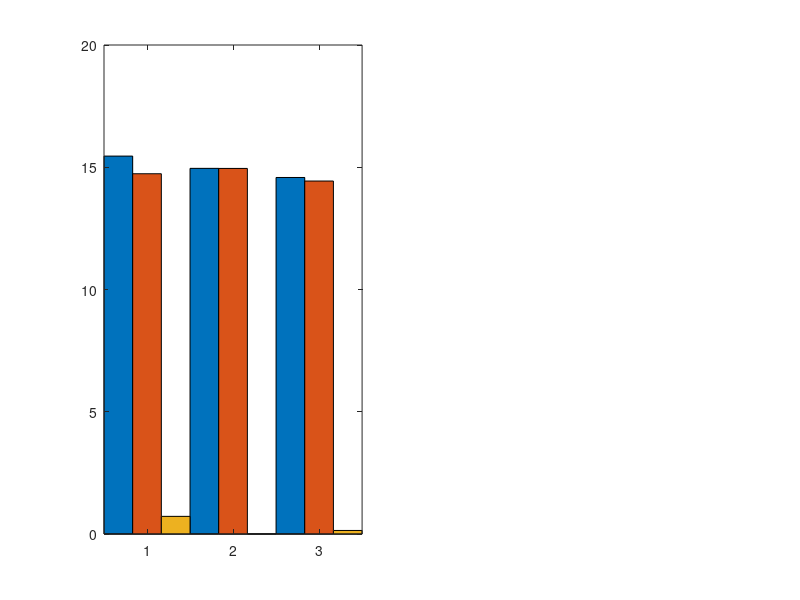

Write MATLAB code to recreate this figure. (Note: this script raises an error after producing the figure.)
clc;clear;close all;
x = 1:3;
load("ReDate_OFDM_500.mat"); ReDate_500 = MEA_nmse; load("ReDate_OFDM_560.mat"); ReDate_560 = MEA_nmse; load("ReDate_OFDM_600.mat"); ReDate_600 = MEA_nmse;
load("MeDate_OFDM_500.mat"); MeDate_500 = MEA_nmse; load("MeDate_OFDM_560.mat"); MeDate_560 = MEA_nmse; load("MeDate_OFDM_600.mat"); MeDate_600 = MEA_nmse;

load("ReDate_FBMC_500.mat"); ReDate_FBMC_500 = Men; load("ReDate_FBMC_560.mat"); ReDate_FBMC_560 = Men; load("ReDate_FBMC_600.mat"); ReDate_FBMC_600 = Men;
load("MeDate_FBMC_500.mat"); MeDate_FBMC_500 = Men; load("MeDate_FBMC_560.mat"); MeDate_FBMC_560 = Men; load("MeDate_FBMC_600.mat"); MeDate_FBMC_600 = Men;

err_500 = abs(ReDate_500-MeDate_500); err_560 = abs(ReDate_560-MeDate_560); err_600 = abs(ReDate_600-MeDate_600);
err_FBMC_500 = abs(ReDate_FBMC_500-MeDate_FBMC_500); err_FBMC_560 = abs(ReDate_FBMC_560-MeDate_FBMC_560); err_FBMC_600 = abs(ReDate_FBMC_600-MeDate_FBMC_600);

Date_OFDM = [abs(ReDate_500),abs(MeDate_500),err_500;
        abs(ReDate_560),abs(MeDate_560),err_560;
        abs(ReDate_600),abs(MeDate_600),err_600];
Date_FBMC = [abs(ReDate_FBMC_500),abs(MeDate_FBMC_500),err_FBMC_500;
        abs(ReDate_FBMC_560),abs(MeDate_FBMC_560),err_FBMC_560;
        abs(ReDate_FBMC_600),abs(MeDate_FBMC_600),err_FBMC_600];
errdown_OFDM = Date_OFDM/50;
errup_OFDM   = Date_OFDM/50;
errdown_FBMC = Date_FBMC/50;
errup_FBMC   = Date_FBMC/50;
C1 = [180 180 180]./255;
C2 = [255 255 255]./255;
C3 = [255 110 220]./255;
figure('Color',[1 1 1]);
subplot(1,2,1)
GO_OFDM = bar(Date_OFDM,1,'EdgeColor','k');
GO_OFDM(1).FaceColor = C1;
GO_OFDM(2).FaceColor = C2;
GO_OFDM(2).FaceColor = C2;
hold on;
errorbar([1 2 3],Date_OFDM(:,2),errdown_OFDM(:,2),errup_OFDM(:,2),'k','LineStyle','None','LineWidth',0.5);
%errorbar([1.225 2.225 3.225],Date_OFDM(:,3),errdown_OFDM(:,3),errup_OFDM(:,3),'k','LineStyle','None','LineWidth',0.5);
errorbar([0.775 1.775 2.775],Date_OFDM(:,1),errdown_OFDM(:,1),errup_OFDM(:,1),'k','LineStyle','None','LineWidth',0.5);
set(gca,'box','off');
set(gca,'XGrid','off','YGrid','on');
set(gca,'TickDir','out','TickLength',[0.01,0.01],'XMinorTick','off','YMinorTick','off')
set(gca,'Xticklabel',{'500km/h','560km/h','600km/h'});
ylabel('NMSE ($-$dB) ','Interpreter','latex');
legend([GO_OFDM(1),GO_OFDM(2),GO_OFDM(3)],'Real-${\bf R}_{\bf H}$','Measured-${\bf R}_{\bf H}$','Err','FontSize',12,'Fontname','Times new roman ','Interpreter','latex');
title('OFDM');
set(gca,'FontSize',15,'Fontname','Times new roman ');

subplot(1,2,2)
GO_FBMC = bar(Date_FBMC,1,'EdgeColor','k');
GO_FBMC(1).FaceColor = C1;
GO_FBMC(2).FaceColor = C2;
GO_FBMC(2).FaceColor = C2;
hold on;
errorbar([1 2 3],Date_FBMC(:,2),errdown_FBMC(:,2),errup_FBMC(:,2),'k','LineStyle','None','LineWidth',0.5);
%errorbar([1.225 2.225 3.225],Date_FBMC(:,3),errdown_FBMC(:,3),errup_FBMC(:,3),'k','LineStyle','None','LineWidth',0.5);
errorbar([0.775 1.775 2.775],Date_FBMC(:,1),errdown_FBMC(:,1),errup_FBMC(:,1),'k','LineStyle','None','LineWidth',0.5);
set(gca,'box','off');
set(gca,'XGrid','off','YGrid','on');
set(gca,'TickDir','out','TickLength',[0.01,0.01],'XMinorTick','off','YMinorTick','off')
set(gca,'Xticklabel',{'500km/h','560km/h','600km/h'});
ylabel('NMSE ($-$dB)','Interpreter','latex');
legend([GO_FBMC(1),GO_FBMC(2),GO_FBMC(3)],'Real-${\bf R}_{\bf H}$','Measured-${\bf R}_{\bf H}$','Err','FontSize',12,'Fontname','Times new roman ','Interpreter','latex');
title('FBMC');
set(gca,'FontSize',15,'Fontname','Times new roman ');



